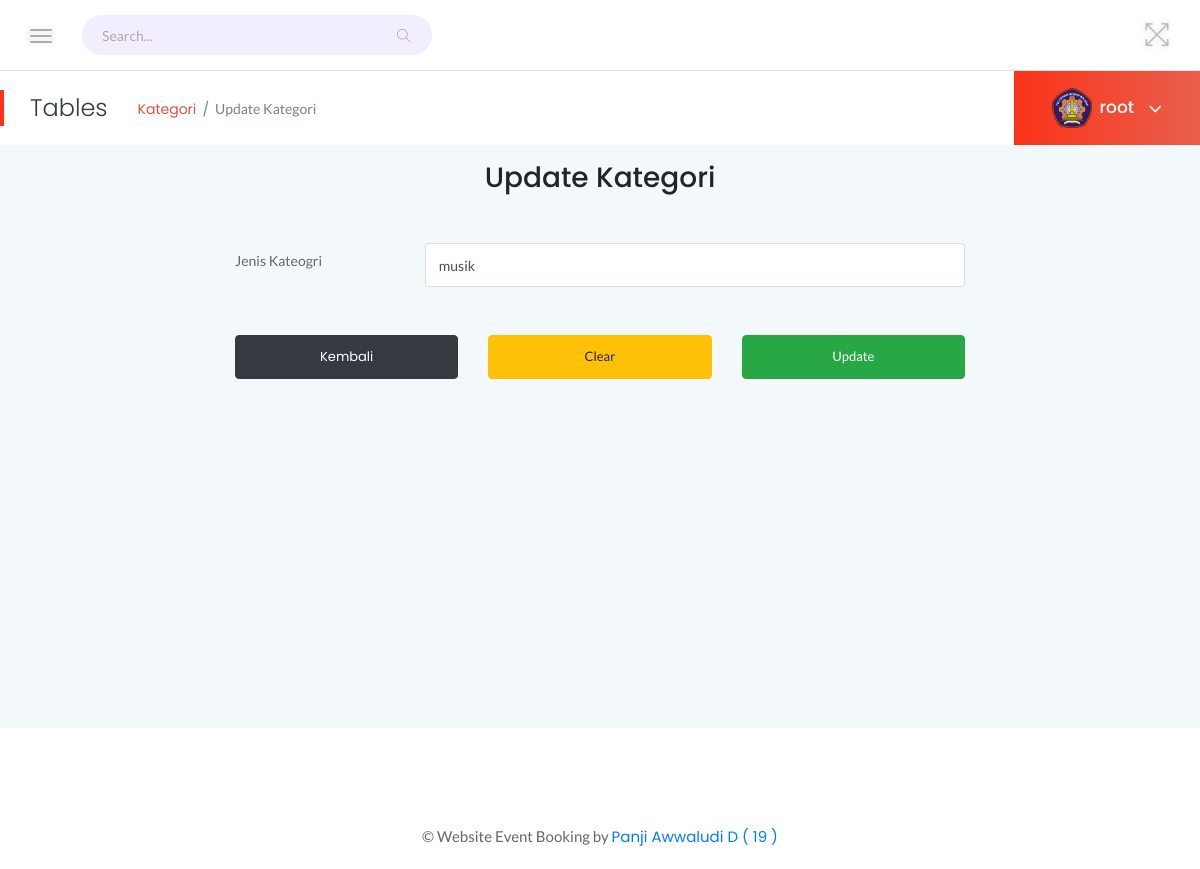
/admin/formUpdateKategori.php?id=1 (signed in), run on the app's committed database.
### tables this page shows
CREATE TABLE `users` (
  `id_users` int(11) NOT NULL,
  `nama` varchar(255) DEFAULT NULL,
  `username` varchar(200) NOT NULL,
  `pass` varchar(255) DEFAULT NULL,
  `email` varchar(255) DEFAULT NULL,
  `gambar_profile` varchar(255) DEFAULT 'user.svg',
  `create_date` datetime DEFAULT NULL,
  `saldo` int(11) NOT NULL,
  `deleted` tinyint(1) NOT NULL,
  `idusers_level` int(11) NOT NULL
);

CREATE TABLE `kategori` (
  `id_kategori` int(11) NOT NULL,
  `jenis_kategori` varchar(50) DEFAULT NULL,
  `deleted` tinyint(1) NOT NULL
);

### admin/formUpdateKategori.php (the view, shortened to what this page needs)
<?php
    include '../helper/koneksi.php';
    $id_kategori = $_GET["id"];
    $query = "SELECT * FROM kategori WHERE id_kategori = $id_kategori";
    $result = mysqli_query($con, $query);
    if(mysqli_num_rows($result) == 1) {
        $kategori = mysqli_fetch_assoc($result);
    } else {
        echo "User tidak ditemukan";
    }
?>
<!doctype html>
<html class="no-js" lang="en">
<head>
    <link rel="stylesheet" href="assets/css/bootstrap.min.css">
    <link rel="stylesheet" href="assets/css/font-awesome.min.css">
    <link rel="stylesheet" href="assets/css/themify-icons.css">
    <link rel="stylesheet" href="assets/css/metisMenu.css">
    <link rel="stylesheet" href="assets/css/owl.carousel.min.css">
    <link rel="stylesheet" href="assets/css/slicknav.min.css">
    <link rel="stylesheet" href="https://www.amcharts.com/lib/3/plugins/export/export.css" type="text/css" media="all" />
    <link rel="stylesheet" href="assets/css/typography.css">
    <link rel="stylesheet" href="assets/css/default-css.css">
    <link rel="stylesheet" href="assets/css/styles.css">
    <link rel="stylesheet" href="assets/css/responsive.css">
</head>
<body>
        <?php include 'headerAdmin.php'?>
            <div class="page-title-area">
                <div class="row align-items-center">
                    <div class="col-sm-6">
                        <div class="breadcrumbs-area clearfix">
                            <h4 class="page-title pull-left">Tables</h4>
                            <ul class="breadcrumbs pull-left">
                                <li><a href="kategoriAdmin.php">Kategori</a></li>
                                <li><span>Update Kategori</span></li>
                            </ul>
                        </div>
                    </div>
                    <div class="col-sm-6 clearfix">
                        <div class="user-profile pull-right">
                            <?php
                                $user = $_SESSION['username'];
								$query = "SELECT gambar_profile,id_users FROM users WHERE username = '$user'";
								$result = mysqli_query($con, $query);
								if(mysqli_num_rows($result) == 1) {
									$username = mysqli_fetch_assoc($result);
							?>
									<img src="../gambar/profil/<?=$username['gambar_profile']?>" style="width:40px;" class="mr-2"/>
							<?php
								} else {
									echo "User tidak ditemukan";
								}
							?>
                            <h4 class="user-name dropdown-toggle" data-toggle="dropdown">
                            <?php
								echo $_SESSION['username'];
							?>
                            <i class="fa fa-angle-down"></i></h4>
                        </div>
                    </div>
                </div>
            </div>
            <div class="container">
            <h3 class="mt-3 text-center">Update Kategori</h3>
            <div class="row mt-5">
                <div class="col-md-2"></div>
                <div class="col-md-8">
                    <form action="../proses/admin/updateKategori.php" method="POST" enctype="multipart/form-data">
                        <div class="form-group row">
                            <label class="col-md-3 col-form-label">Jenis Kateogri</label>
                            <div class="col-md-9">
                                <input type="text" name="jenis" id="jenis" class="form-control" placeholder="Nama Kategori"
                                value="<?php echo $kategori["jenis_kategori"] ?>">
                            </div>
                        </div>
                        <div class="form-group row mt-5">
                            <div class="col-md-4">
                                <a name="backBtn" id="backBtn" class="btn btn-dark btn-block" href="kategoriAdmin.php" role="button">Kembali</a>
                            </div>
                            <div class="col-md-4">
                                <button name="clearFormBtn" id="clearFormBtn" class="btn btn-warning btn-block" role="button" onclick="clearForm()">Clear</button>
                            </div>
                            <div class="col-md-4">
                                <input type="submit" name="tambah" class="btn btn-success btn-block" value="Update"/>
                            </div>
                        </div>
                    </form>
                </div>
                <div class="col-md-2"></div>
            </div>
        </div>
        </div>
        </div>
        <footer>
            <div class="footer-area">
                <p>© Website Event Booking by <a href="https://github.com/PanjiAD" target="_blank"> Panji Awwaludi D ( 19 )</a></p>
            </div>
        </footer>
</body>
</html>

### admin/assets/css/styles.css (style rules this page uses)
.page-title-area { padding: 0 30px; background: #fff; position: relative; }
.page-title-area:before { content: ''; position: absolute; left: 0; top: 50%; width: 4px; height: 36px; background-color: rgb(250, 51, 25); -webkit-transform: translateY(-50%); transform: translateY(-50%); }
.page-title { font-size: 24px; font-weight: 300; color: #313b3d; letter-spacing: 0; margin-right: 30px; }
ul.breadcrumbs { margin-top: 4px; }
.breadcrumbs li { display: inline-block; }
.breadcrumbs li a, .breadcrumbs li span { display: block; font-size: 14px; font-weight: 400; color: rgb(223, 83, 65); letter-spacing: 0; margin-right: 16px; position: relative; }
.breadcrumbs li a:before { content: '/'; color: #768387; position: absolute; right: -13px; top: 0; }
.breadcrumbs li span { margin-right: 0; color: #768387; text-transform: capitalize; }
.user-profile { margin-right: -30px; display: -webkit-box; display: -ms-flexbox; display: flex; -webkit-box-align: center; -ms-flex-align: center; align-items: center; -ms-flex-wrap: wrap; flex-wrap: wrap; background: -webkit-linear-gradient(left, rgb(250, 51, 25) 0%, rgb(233, 95, 77) 100%); background: linear-gradient(to right, rgb(250, 51, 25) 0%, rgb(233, 95, 77) 100%); padding: 17px 38px; position: relative; }
.user-name { font-size: 17px; font-weight: 500; color: #fff; letter-spacing: 0; cursor: pointer; -webkit-user-select: none; -moz-user-select: none; -ms-user-select: none; user-select: none; }
.user-name i { margin-left: 10px; font-size: 21px; vertical-align: middle; position: relative; }
.notification-area .dropdown-toggle, .user-name.dropdown-toggle { position: relative; }
.notification-area .dropdown-toggle:after, .user-name.dropdown-toggle:after { display: none; }
.footer-area { text-align: center; padding: 23px 0 19px; background: #fff; }
.footer-area p { color: #676666; margin-bottom: 0; }
.btn { padding: 11px 17px; font-size: 13px; letter-spacing: 0; }
.form-control, .form-control:focus { outline: none; box-shadow: none; }
.form-control { font-size: 14px; border: 1px solid rgba(170, 170, 170, .3); padding: 10.72px 12.8px; padding: .67rem .8rem; }
label { font-weight: 500; color: #666; display: inline-block; margin-bottom: 8px; margin-bottom: .5rem; }

### data on the page
users: gambar_profile (picture)
kategori: jenis "musik"

### other printed values
$_SESSION['username'] "root"
